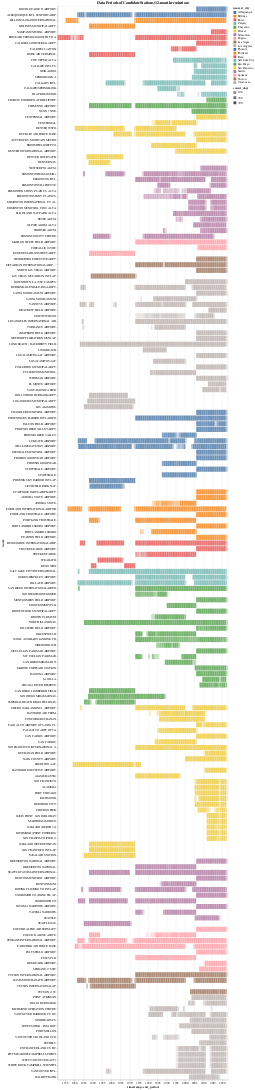

Notebook code cell kept with this figure:
### Code cell
alt.Chart(subset_resampled.reset_index()).mark_bar().encode(
    alt.X('timestamp:T'),
    alt.X2('end_period:T'),
    alt.Y('name:N', sort='color'),
    color='nearest_city:N',
    opacity='count_days:Q',
).properties(
    title=f"Data Periods of Candidate Stations ({resolution_months}-month resolution)"
).configure_view(
    #continuousHeight=200,
    continuousWidth=600,
)

### Figure 1 — Vega-Lite specification as saved in the notebook (floating-point values rounded to 4 significant figures; data arrays with more than 128 entries replaced by an {"elided": "..."} marker saying what was removed)
{"$schema": "https://vega.github.io/schema/vega-lite/v4.17.0.json", "config": {"view": {"continuousHeight": 300, "continuousWidth": 600}}, "data": {"name": "data-63eb6fbaccd89893e94fb1c375ca6d44"}, "datasets": {"data-63eb6fbaccd89893e94fb1c375ca6d44": {"elided": "5304 records"}}, "encoding": {"color": {"field": "nearest_city", "type": "nominal"}, "opacity": {"field": "count_days", "type": "quantitative"}, "x": {"field": "timestamp", "type": "temporal"}, "x2": {"field": "end_period"}, "y": {"field": "name", "sort": "color", "type": "nominal"}}, "mark": "bar", "title": "Data Periods of Candidate Stations (12-month resolution)"}
